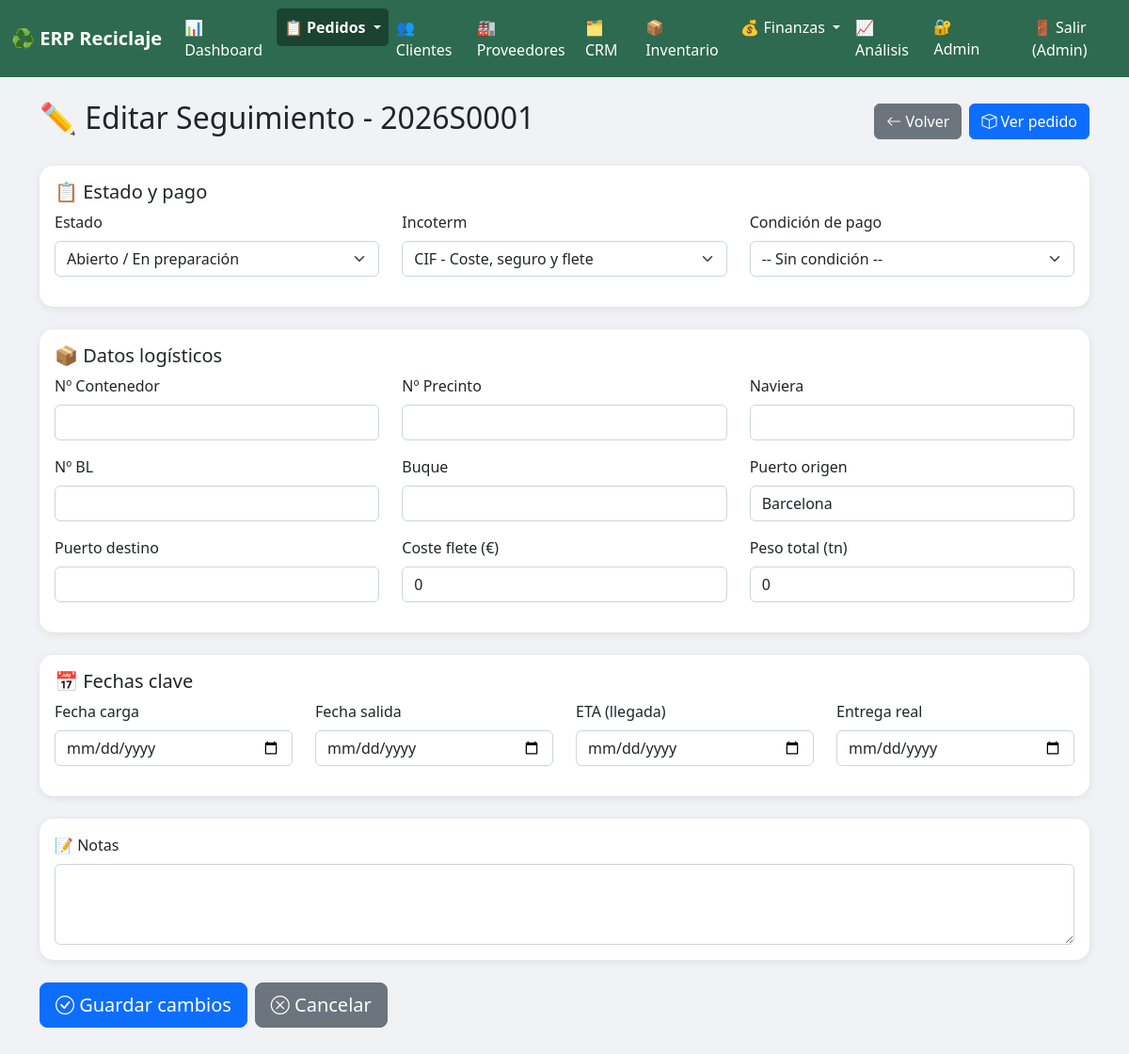
Page /pedidos/internacional/1/editar/ (signed in) on the committed database.
### pedidos/models.py (models this page shows, shortened)
class PedidoInternacional(models.Model):
    AMBITO_CHOICES = [
        ('NACIONAL', 'Nacional'),
        ('INTERNACIONAL', 'Internacional'),
    ]
    ambito = models.CharField(max_length=20, choices=AMBITO_CHOICES, default='INTERNACIONAL')
    provincia_destino = models.CharField(max_length=100, blank=True, help_text="Solo para nacional")
    ESTADO_CHOICES = [
        ('ABIERTO', 'Abierto / En preparación'),
        ('EN_TRANSITO', 'En tránsito marítimo'),
        ('EN_DESTINO', 'En destino / Aduana'),
        ('ENTREGADO', 'Entregado al cliente'),
        ('CERRADO', 'Cerrado y cobrado'),
    ]
    INCOTERM_CHOICES = [
        ('EXW', 'EXW - En fábrica'),
        ('FOB', 'FOB - Libre a bordo'),
        ('CIF', 'CIF - Coste, seguro y flete'),
        ('CFR', 'CFR - Coste y flete'),
        ('DAP', 'DAP - Entrega en destino'),
        ('DDP', 'DDP - Entrega con derechos pagados'),
    ]
    pedido = models.OneToOneField(Pedido, on_delete=models.CASCADE, related_name='internacional')
    estado = models.CharField(max_length=20, choices=ESTADO_CHOICES, default='ABIERTO')
    incoterm = models.CharField(max_length=10, choices=INCOTERM_CHOICES, default='CIF')
    condicion_pago = models.ForeignKey(CondicionPago, on_delete=models.SET_NULL, null=True, blank=True)
    numero_contenedor = models.CharField(max_length=50, blank=True)
    numero_precinto = models.CharField(max_length=50, blank=True)
    naviera = models.CharField(max_length=100, blank=True)
    numero_bl = models.CharField(max_length=50, blank=True, verbose_name="Nº Bill of Lading")
    buque = models.CharField(max_length=100, blank=True)
    fecha_carga = models.DateField(null=True, blank=True)
    fecha_salida = models.DateField(null=True, blank=True)
    fecha_eta = models.DateField(null=True, blank=True, verbose_name="Fecha estimada de llegada (ETA)")
    fecha_entrega_real = models.DateField(null=True, blank=True)
    valor_total = models.DecimalField(max_digits=15, decimal_places=2, default=0, verbose_name="Valor total (€)")
    coste_flete = models.DecimalField(max_digits=12, decimal_places=2, default=0, verbose_name="Coste flete (€)")
    peso_total_kg = models.DecimalField(max_digits=12, decimal_places=2, default=0, verbose_name="Peso total (tn)")
    puerto_origen = models.CharField(max_length=100, blank=True, default="Barcelona")
    puerto_destino = models.CharField(max_length=100, blank=True)
    notas = models.TextField(blank=True)
    fecha_creacion = models.DateTimeField(auto_now_add=True)
    fecha_actualizacion = models.DateTimeField(auto_now=True)
    class Meta:
        verbose_name = "Pedido internacional"
        verbose_name_plural = "Pedidos internacionales"
        ordering = ['-fecha_creacion']

class Pedido(models.Model):
    TIPO_OPERACION = [
        ('VENTA_MAT', 'Venta de Material'),
        ('COMPRA_MAT', 'Compra de Material'),
        ('MAQUILA', 'Maquila'),
    ]
    ESTADO_PEDIDO = [
        ('PREVISION','Previsión (sin material)'),
        ('PENDIENTE', 'Pendiente'),
        ('PROCESANDO', 'Procesando'),
        ('COMPLETADO', 'Completado'),
        ('CANCELADO', 'Cancelado'),
    ]
    INCOTERM_CHOICES = [
        ('', '-- Sin incoterm --'),
        ('EXW', 'EXW - En fábrica'),
        ('FOB', 'FOB - Libre a bordo'),
        ('CIF', 'CIF - Coste, seguro y flete'),
        ('CFR', 'CFR - Coste y flete'),
        ('DAP', 'DAP - Entrega en destino'),
        ('DDP', 'DDP - Entrega con derechos pagados'),
    ]
    numero_pedido = models.CharField(max_length=50, unique=True, blank=True)
    tipo = models.CharField(max_length=20, choices=TIPO_OPERACION, default='VENTA_MAT')
    estado = models.CharField(max_length=20, choices=ESTADO_PEDIDO, default='PREVISION')
    fecha = models.DateTimeField(default=timezone.now)
    cliente = models.ForeignKey(
        Cliente, on_delete=models.PROTECT,
        null=True, blank=True, related_name='pedidos'
    )
    proveedor = models.ForeignKey(
        Proveedor, on_delete=models.PROTECT,
        null=True, blank=True, related_name='pedidos'
    )
    incoterm = models.CharField(
        max_length=10, choices=INCOTERM_CHOICES,
        blank=True, default='', verbose_name="Incoterm"
    )
    pedido_origen = models.ForeignKey(
        'self',
        on_delete=models.SET_NULL,
        null=True, blank=True,
        related_name='pedidos_venta',
        limit_choices_to={'tipo__in': ['COMPRA_MAT']},
        verbose_name="Pedido de compra origen"
    )
    peso_real_tn = models.DecimalField(
        max_digits=12, decimal_places=2,
        null=True, blank=True,
        verbose_name="Peso real en báscula (tn)"
    )
    notas = models.TextField(blank=True)
    class Meta:
        verbose_name = "Pedido"
        verbose_name_plural = "Pedidos"
        ordering = ['-fecha']

### pedidos/views.py (the view, shortened to what this page needs)
# urls.py: path('internacional/<int:int_id>/editar/', views.editar_pedido_internacional, name='editar_pedido_internacional'),
@login_required
def editar_pedido_internacional(request, int_id):
    pedido_int = get_object_or_404(PedidoInternacional, id=int_id)
    context = {
        'pedido_int': pedido_int,
        'condiciones': CondicionPago.objects.filter(activo=True),
        'estados': PedidoInternacional.ESTADO_CHOICES,
        'incoterms': PedidoInternacional.INCOTERM_CHOICES,
    }
    return render(request, 'pedidos/editar_pedido_internacional.html', context)

### pedidos/templates/pedidos/editar_pedido_internacional.html (shortened to what this page needs)
{% extends 'base.html' %}
{% block content %}
<div class="d-flex justify-content-between align-items-center mb-4">
    <h2>✏️ Editar Seguimiento - {{ pedido_int.pedido.numero_pedido }}</h2>
    <div class="d-flex gap-2">
        <a href="{% url 'detalle_pedido_internacional' pedido_int.id %}" class="btn btn-secondary">
            <i class="bi bi-arrow-left"></i> Volver
        </a>
        <a href="{% url 'detalle_pedido' pedido_int.pedido.id %}" class="btn btn-primary">
            <i class="bi bi-box"></i> Ver pedido
        </a>
    </div>
</div>
<form method="POST">
    <div class="card card-custom mb-4">
        <div class="card-body">
            <h5>📋 Estado y pago</h5>
            <div class="row">
                <div class="col-md-4 mb-3">
                    <label class="form-label">Estado</label>
                    <select name="estado" class="form-select">
                        {% for key, value in estados %}
                        <option value="{{ key }}" {% if pedido_int.estado == key %}selected{% endif %}>{{ value }}</option>
                        {% endfor %}
                    </select>
                </div>
                <div class="col-md-4 mb-3">
                    <label class="form-label">Incoterm</label>
                    <select name="incoterm" class="form-select">
                        {% for key, value in incoterms %}
                        <option value="{{ key }}" {% if pedido_int.incoterm == key %}selected{% endif %}>{{ value }}</option>
                        {% endfor %}
                    </select>
                </div>
                <div class="col-md-4 mb-3">
                    <label class="form-label">Condición de pago</label>
                    <select name="condicion_pago" class="form-select">
                        <option value="">-- Sin condición --</option>
                    </select>
                </div>
            </div>
        </div>
    </div>
    <div class="card card-custom mb-4">
        <div class="card-body">
            <h5>📦 Datos logísticos</h5>
            <div class="row">
                <div class="col-md-4 mb-3">
                    <label class="form-label">Nº Contenedor</label>
                    <input type="text" name="numero_contenedor" class="form-control" value="{{ pedido_int.numero_contenedor|default:'' }}">
                </div>
                <div class="col-md-4 mb-3">
                    <label class="form-label">Nº Precinto</label>
                    <input type="text" name="numero_precinto" class="form-control" value="{{ pedido_int.numero_precinto|default:'' }}">
                </div>
                <div class="col-md-4 mb-3">
                    <label class="form-label">Naviera</label>
                    <input type="text" name="naviera" class="form-control" value="{{ pedido_int.naviera|default:'' }}">
                </div>
            </div>
            <div class="row">
                <div class="col-md-4 mb-3">
                    <label class="form-label">Nº BL</label>
                    <input type="text" name="numero_bl" class="form-control" value="{{ pedido_int.numero_bl|default:'' }}">
                </div>
                <div class="col-md-4 mb-3">
                    <label class="form-label">Buque</label>
                    <input type="text" name="buque" class="form-control" value="{{ pedido_int.buque|default:'' }}">
                </div>
                <div class="col-md-4 mb-3">
                    <label class="form-label">Puerto origen</label>
                    <input type="text" name="puerto_origen" class="form-control" value="{{ pedido_int.puerto_origen|default:'' }}">
                </div>
            </div>
            <div class="row">
                <div class="col-md-4 mb-3">
                    <label class="form-label">Puerto destino</label>
                    <input type="text" name="puerto_destino" class="form-control" value="{{ pedido_int.puerto_destino|default:'' }}">
                </div>
                <div class="col-md-4 mb-3">
                    <label class="form-label">Coste flete (€)</label>
                    <input type="number" step="0.01" name="coste_flete" class="form-control" value="{{ pedido_int.coste_flete|default:0 }}">
                </div>
                <div class="col-md-4 mb-3">
                    <label class="form-label">Peso total (tn)</label>
                    <input type="number" step="0.01" name="peso_total_kg" class="form-control" value="{{ pedido_int.peso_total_kg|default:0 }}">
                </div>
            </div>
        </div>
    </div>
    <div class="card card-custom mb-4">
        <div class="card-body">
            <h5>📅 Fechas clave</h5>
            <div class="row">
                <div class="col-md-3 mb-3">
                    <label class="form-label">Fecha carga</label>
                    <input type="date" name="fecha_carga" class="form-control" value="{{ pedido_int.fecha_carga|date:'Y-m-d' }}">
                </div>
                <div class="col-md-3 mb-3">
                    <label class="form-label">Fecha salida</label>
                    <input type="date" name="fecha_salida" class="form-control" value="{{ pedido_int.fecha_salida|date:'Y-m-d' }}">
                </div>
                <div class="col-md-3 mb-3">
                    <label class="form-label">ETA (llegada)</label>
                    <input type="date" name="fecha_eta" class="form-control" value="{{ pedido_int.fecha_eta|date:'Y-m-d' }}">
                </div>
                <div class="col-md-3 mb-3">
                    <label class="form-label">Entrega real</label>
                    <input type="date" name="fecha_entrega_real" class="form-control" value="{{ pedido_int.fecha_entrega_real|date:'Y-m-d' }}">
                </div>
            </div>
        </div>
    </div>
    <div class="card card-custom mb-4">
        <div class="card-body">
            <label class="form-label">📝 Notas</label>
            <textarea name="notas" class="form-control" rows="3">{{ pedido_int.notas }}</textarea>
        </div>
    </div>
    <div class="d-flex gap-2">
        <button type="submit" class="btn btn-primary btn-lg">
            <i class="bi bi-check-circle"></i> Guardar cambios
        </button>
        <a href="{% url 'detalle_pedido_internacional' pedido_int.id %}" class="btn btn-secondary btn-lg">
            <i class="bi bi-x-circle"></i> Cancelar
        </a>
    </div>
</form>
{% endblock %}

### templates/base.html (shortened to what this page needs)
<!DOCTYPE html>
<html lang="es">
<head>
    <link href="/static/css/bootstrap.min.css" rel="stylesheet">
    <link href="/static/css/bootstrap-icons.css" rel="stylesheet">
</head>
<body>
    <nav class="navbar navbar-expand-lg navbar-custom">
        <div class="container-fluid">
            <a class="navbar-brand text-white fw-bold" href="/">♻️ ERP Reciclaje</a>
            <div class="collapse navbar-collapse" id="menuPrincipal">
                <ul class="navbar-nav me-auto">
                    <li class="nav-item">
                        <a class="nav-link {% if request.path == '/' %}active{% endif %}" href="/">📊 Dashboard</a>
                    </li>
                    <li class="nav-item dropdown">
                        <a class="nav-link dropdown-toggle {% if '/pedidos/' in request.path %}active{% endif %}" href="#" data-bs-toggle="dropdown">
                            📋 Pedidos
                        </a>
                    </li>
                    <li class="nav-item">
                        <a class="nav-link {% if '/clientes/' in request.path %}active{% endif %}" href="/clientes/">👥 Clientes</a>
                    </li>
                    <li class="nav-item">
                        <a class="nav-link {% if '/proveedores/' in request.path %}active{% endif %}" href="{% url 'lista_proveedores' %}">🏭 Proveedores</a>
                    </li>
                    <li class="nav-item">
                        <a class="nav-link {% if '/crm/' in request.path %}active{% endif %}" href="/crm/">🗂️ CRM</a>
                    </li>
                    <li class="nav-item">
                        <a class="nav-link {% if '/inventario/' in request.path %}active{% endif %}" href="/inventario/">📦 Inventario</a>
                    </li>
                    <li class="nav-item dropdown">
                        <a class="nav-link dropdown-toggle {% if '/finanzas/' in request.path %}active{% endif %}" href="#" data-bs-toggle="dropdown">
                            💰 Finanzas
                        </a>
                    </li>
                    <li class="nav-item">
                        <a class="nav-link {% if '/analisis/' in request.path %}active{% endif %}" href="/analisis/">📈 Análisis</a>
                    </li>
                </ul>
                <ul class="navbar-nav">
                    <li class="nav-item">
                        <a class="nav-link" href="/admin/" target="_blank">🔐 Admin</a>
                    </li>
                    {% if user.is_authenticated %}
                    <li class="nav-item">
                        <form method="POST" action="{% url 'logout' %}" style="display:inline;">
                            <button type="submit" class="nav-link btn btn-link" style="color: white; text-decoration: none;">
                                🚪 Salir ({{ user.username }})
                            </button>
                        </form>
                    </li>
                    {% endif %}
                </ul>
            </div>
        </div>
    </nav>
    <div class="container mt-4 mb-5">
        {% block content %}{% endblock %}
    </div>
</body>
</html>

### templates/base.html (style rules this page uses)
body { background: #f0f2f5; }
.navbar-custom { background: #2d6a4f; }
.navbar-custom .nav-link { color: white !important; }
.navbar-custom .nav-link.active { background: #1b4332; border-radius: 5px; font-weight: bold; }
.card-custom { border-radius: 15px; box-shadow: 0 2px 10px rgba(0,0,0,0.08); border: none; }

### rows in the picture
PedidoInternacional: pedido.numero_pedido "2026S0001", estado "Abierto / En preparación", incoterm "CIF - Coste, seguro y flete", puerto_origen "Barcelona", coste_flete "0", peso_total_kg "0"

### other values in the picture
{{ user.username }} "Admin"
